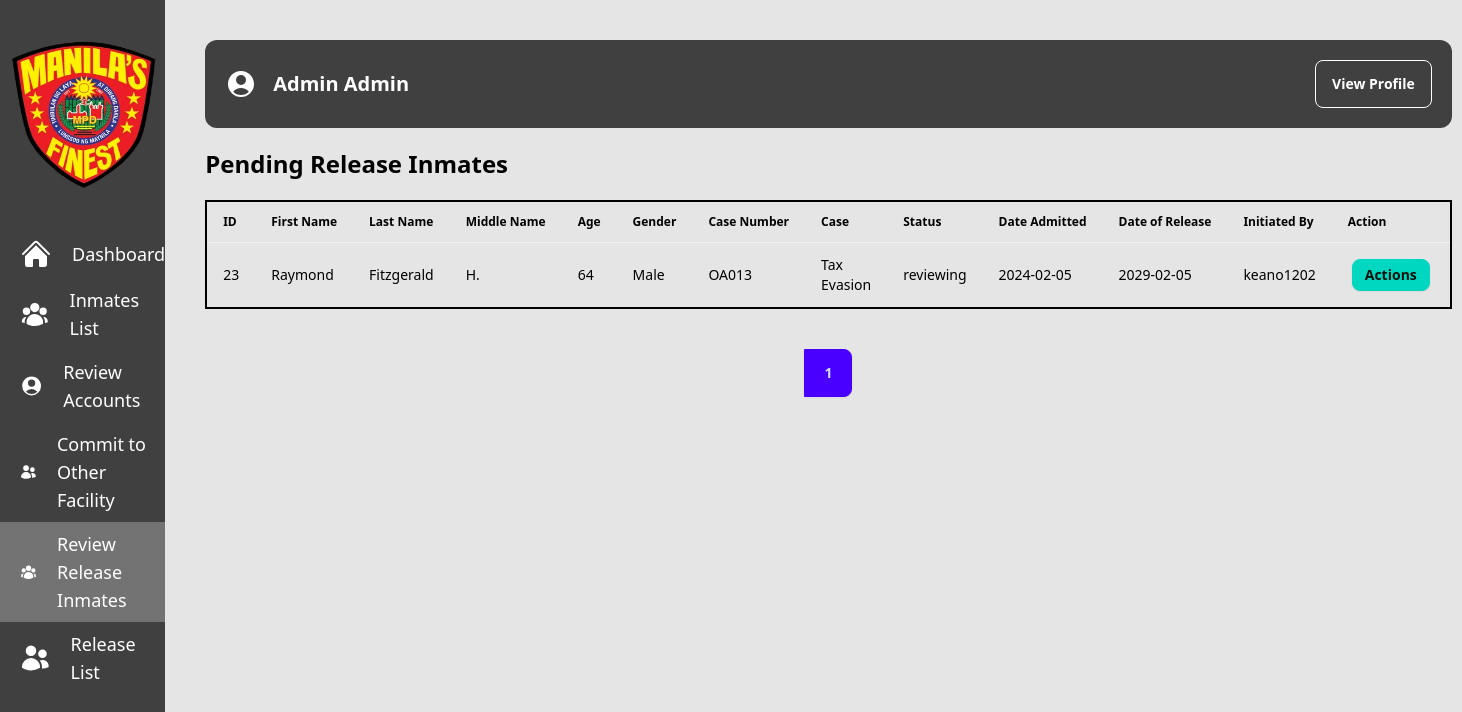
Screenshot of /pendingRelease.php (signed in) with the database file from the repository.
### tables this page shows
CREATE TABLE `users` (
  `user_id` int(11) NOT NULL,
  `first_name` varchar(100) NOT NULL,
  `last_name` varchar(100) NOT NULL,
  `middle_name` varchar(100) DEFAULT NULL,
  `email` varchar(255) NOT NULL,
  `username` varchar(100) NOT NULL,
  `password_hashed` varchar(255) NOT NULL,
  `role` enum('Admin','User') NOT NULL,
  `verification_code` varchar(6) DEFAULT NULL,
  `status` enum('Pending','Verified','Suspended','Reviewing') DEFAULT 'Pending',
  `created_at` timestamp NOT NULL DEFAULT current_timestamp(),
  `updated_at` timestamp NOT NULL DEFAULT current_timestamp() ON UPDATE current_timestamp()
);

CREATE TABLE `inmates` (
  `id` bigint(20) UNSIGNED NOT NULL,
  `firstname` varchar(50) NOT NULL,
  `lastname` varchar(50) NOT NULL,
  `middlename` varchar(50) DEFAULT NULL,
  `gender` enum('Male','Female','Other') NOT NULL,
  `case_detail` text NOT NULL,
  `date_admitted` date DEFAULT NULL,
  `date_release` date DEFAULT NULL,
  `case_number` varchar(255) DEFAULT NULL,
  `image_path` varchar(255) DEFAULT NULL,
  `image_data_path` varchar(255) DEFAULT NULL,
  `verify_image` varchar(255) DEFAULT NULL,
  `status` enum('detained','released','reviewing','transferred') NOT NULL DEFAULT 'detained',
  `suffix` varchar(10) DEFAULT NULL,
  `birthday` date DEFAULT NULL,
  `emergency_contact` varchar(255) DEFAULT NULL,
  `arresting_officers` varchar(255) DEFAULT NULL,
  `ioc` varchar(255) DEFAULT NULL,
  `address` varchar(255) DEFAULT NULL,
  `date_time_arrested` datetime DEFAULT NULL
);

### pendingRelease.php (the view, shortened to what this page needs)
<?php
require 'controllers/db_conn.php';
$username = $_SESSION['username'];
$stmt = $conn->prepare("SELECT * FROM users WHERE username = ?");
$stmt->bind_param("s", $username);
$stmt->execute();
$result = $stmt->get_result();
if ($result->num_rows > 0) {
    $user = $result->fetch_assoc();
} else {
    echo "No user found.";
    exit;
}
$limit = 10;
$page = isset($_GET['page']) ? (int)$_GET['page'] : 1;
$start = ($page - 1) * $limit;
$total_results = $conn->query("
    SELECT COUNT(*) AS count
    FROM inmates i
    JOIN inmate_release_logs irl ON i.id = irl.inmate_id
    WHERE i.status = 'reviewing'
")->fetch_assoc()['count'];
$total_pages = ceil($total_results / $limit);
$inmatesStmt = $conn->prepare("
    SELECT i.id, i.firstname, i.lastname, i.middlename, TIMESTAMPDIFF(YEAR, i.birthday, CURDATE()) AS age, i.gender, i.case_number, i.case_detail, i.status, i.date_admitted, i.date_release, u.username AS initiated_by
    FROM inmates i
    JOIN inmate_release_logs irl ON i.id = irl.inmate_id
    JOIN users u ON irl.user_id = u.user_id
    WHERE i.status = 'reviewing'
    ORDER BY i.date_admitted DESC
    LIMIT ?, ?
");
$inmatesStmt->bind_param("ii", $start, $limit);
$inmatesStmt->execute();
$inmatesResult = $inmatesStmt->get_result();
?>
<!DOCTYPE html>
<html lang="en">
  <head>
    <link rel="stylesheet" href="src/output.css" />
    <link rel="stylesheet" href="node_modules/sweetalert2/dist/sweetalert2.min.css">
  </head>
  <body class="bg-neutral-200">
    <div class="flex flex-row">
      <ul class="flex flex-col w-1/4 bg-neutral-700 text-white h-screen sticky top-0">
        <img src="img/police-logo.png" alt="police-logo.png" class="my-10 self-center"  style="width: 150px; height: 150px;"/>
        <li class="hover:bg-neutral-500">
          <a href="dashboard.php" class="flex items-center pl-5 py-2">
            <h1 class="pl-5 text-lg">Dashboard</h1>
          </a>
        </li>
        <li class="hover:bg-neutral-500">
                <a href="inmate_admin.php" class="flex items-center pl-5 py-2">
                <h1 class="pl-5 text-lg">Inmates List</h1>
            </a>
        </li>
        <li class="hover:bg-neutral-500">
          <a href="review_accounts.php" class="flex items-center pl-5 py-2">
            <h1 class="pl-5 text-lg">Review Accounts</h1>
          </a>
        </li>
        <li class="hover:bg-neutral-500">
            <a href="transfered_admin.php" class="flex items-center pl-5 py-2">
                <h1 class="pl-5 text-lg">Commit to Other Facility</h1>
           </a>
        </li>
        <li class="hover:bg-neutral-500 bg-neutral-500">
          <a href="pendingRelease.php" class="flex items-center pl-5 py-2">
            <h1 class="pl-5 text-lg">Review Release Inmates</h1>
          </a>
        </li>
        <li class="hover:bg-neutral-500">
            <a href="release_admin.php" class="flex items-center pl-5 py-2">
            <h1 class="pl-5 text-lg">Release List</h1>
            </a>
        </li>
      </ul>
        <div class="m-10 w-full">
        <div class="flex justify-between bg-neutral-700  p-5 rounded-xl mb-5">
                <div class="flex items-center gap-4 w-auto">
                    <h2 class="text-xl font-semibold text-white">
                        <?php echo htmlspecialchars($user['first_name'] . ' ' . $user['last_name']); ?>
                    </h2>
                </div>
                <div class="flex items-center gap-4">
                    <button class="btn btn-outline btn-neutral text-white" onclick="profile.showModal()">
                        View Profile
                    </button>
                </div>
            </div>
        <h1 class="text-2xl font-semibold text-black mb-5">Pending Release Inmates</h1>
            <table class="table border-2 border-black text-black">
                <thead>
                    <tr class="text-black text-md">
                        <th>ID</th>
                        <th>First Name</th>
                        <th>Last Name</th>
                        <th>Middle Name</th>
                        <th>Age</th>
                        <th>Gender</th>
                        <th>Case Number</th>
                        <th>Case</th>
                        <th>Status</th>
                        <th>Date Admitted</th>
                        <th>Date of Release</th>
                        <th>Initiated By</th>
                        <th>Action</th>
                    </tr>
                </thead>
                <tbody>
                    <?php if ($inmatesResult->num_rows > 0): ?>
                        <?php while ($inmate = $inmatesResult->fetch_assoc()): ?>
                            <tr>
                                <td><?php echo htmlspecialchars($inmate['id']); ?></td>
                                <td><?php echo htmlspecialchars($inmate['firstname']); ?></td>
                                <td><?php echo htmlspecialchars($inmate['lastname']); ?></td>
                                <td><?php echo htmlspecialchars($inmate['middlename']); ?></td>
                                <td><?php echo htmlspecialchars($inmate['age']); ?></td>
                                <td><?php echo htmlspecialchars($inmate['gender']); ?></td>
                                <td><?php echo htmlspecialchars($inmate['case_number']); ?></td>
                                <td><?php echo htmlspecialchars($inmate['case_detail']); ?></td>
                                <td><?php echo htmlspecialchars($inmate['status']); ?></td>
                                <td><?php echo htmlspecialchars($inmate['date_admitted']); ?></td>
                                <td><?php echo htmlspecialchars($inmate['date_release']); ?></td>
                                <td><?php echo htmlspecialchars($inmate['initiated_by']); ?></td>
                                <td>
                                    <div class="dropdown dropdown-end">
                                        <div tabindex="0" role="button" class="btn btn-sm btn-accent m-1">Actions</div>
                                    </div>
                                </td>
                            </tr>
                        <?php endwhile; ?>
                    <?php else: ?>
                        <tr><td colspan="13" class="text-center font-bold">No pending release inmates found.</td></tr>
                    <?php endif; ?>
                </tbody>
            </table>
            <div class="flex justify-center">
                <div class="join my-10">
                    <?php for ($i = 1; $i <= $total_pages; $i++): ?>
                        <input
                            class="join-item btn btn-square hover:bg-neutral-400  <?= $page == $i ? 'bg-green-400 text-white' : 'bg-white text-black' ?>"
                            type="radio"
                            name="options"
                            aria-label="<?= $i ?>"
                            value="<?= $i ?>"
                            <?= $page == $i ? 'checked="checked"' : '' ?>
                            onchange="window.location.href='?page=<?= $i ?>'" />
                    <?php endfor; ?>
                </div>
            </div>
        </div>
    </div>
  </body>
</html>

### rows the page displays
users: first_name+last_name "Admin Admin"
inmates: id "23", firstname "Raymond", lastname "Fitzgerald", middlename "H.", age "64", gender "Male", case_number "OA013", case_detail "Tax Evasion", status "reviewing", date_admitted "2024-02-05", date_release "2029-02-05", users.username "keano1202"
